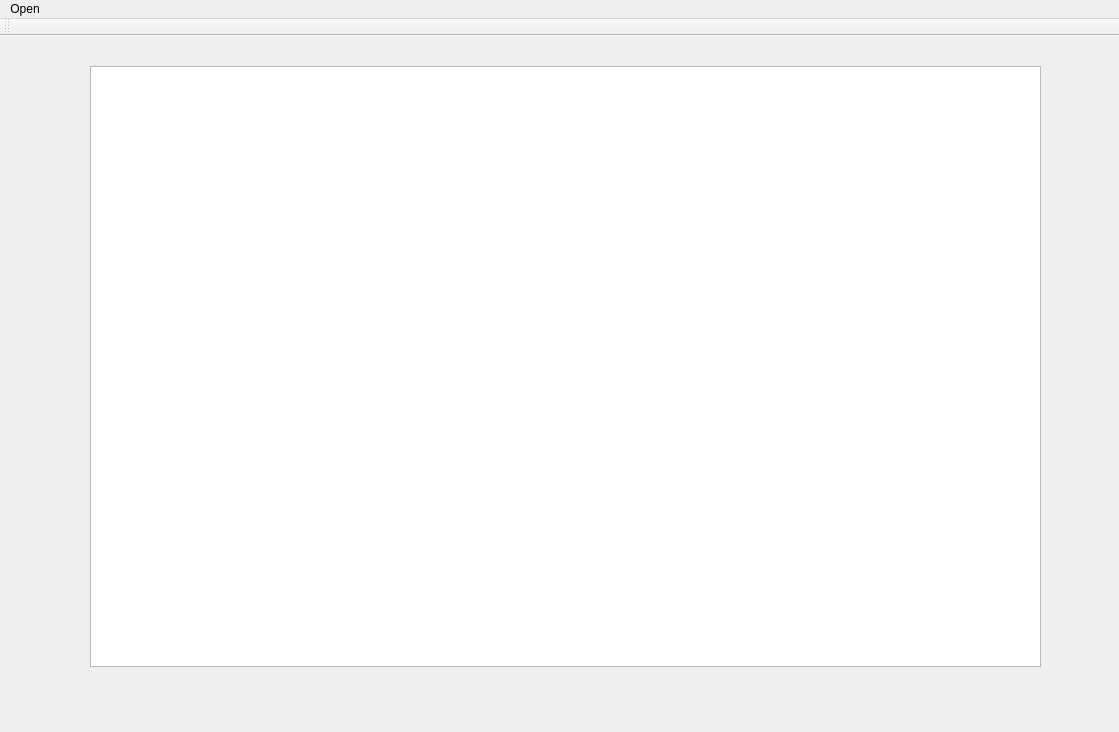
<?xml version="1.0" encoding="UTF-8"?>
<ui version="4.0">
 <class>MainWindow</class>
 <widget class="QMainWindow" name="MainWindow">
  <property name="geometry">
   <rect>
    <x>0</x>
    <y>0</y>
    <width>1119</width>
    <height>732</height>
   </rect>
  </property>
  <property name="windowTitle">
   <string>MainWindow</string>
  </property>
  <widget class="QWidget" name="centralWidget">
   <widget class="QGraphicsView" name="graphicsView">
    <property name="geometry">
     <rect>
      <x>90</x>
      <y>30</y>
      <width>951</width>
      <height>601</height>
     </rect>
    </property>
   </widget>
  </widget>
  <widget class="QMenuBar" name="menuBar">
   <property name="geometry">
    <rect>
     <x>0</x>
     <y>0</y>
     <width>1119</width>
     <height>21</height>
    </rect>
   </property>
   <widget class="QMenu" name="menuLine">
    <property name="title">
     <string>Open</string>
    </property>
   </widget>
   <addaction name="menuLine"/>
  </widget>
  <widget class="QToolBar" name="mainToolBar">
   <attribute name="toolBarArea">
    <enum>TopToolBarArea</enum>
   </attribute>
   <attribute name="toolBarBreak">
    <bool>false</bool>
   </attribute>
  </widget>
 </widget>
 <layoutdefault spacing="6" margin="11"/>
 <resources/>
 <connections/>
</ui>
